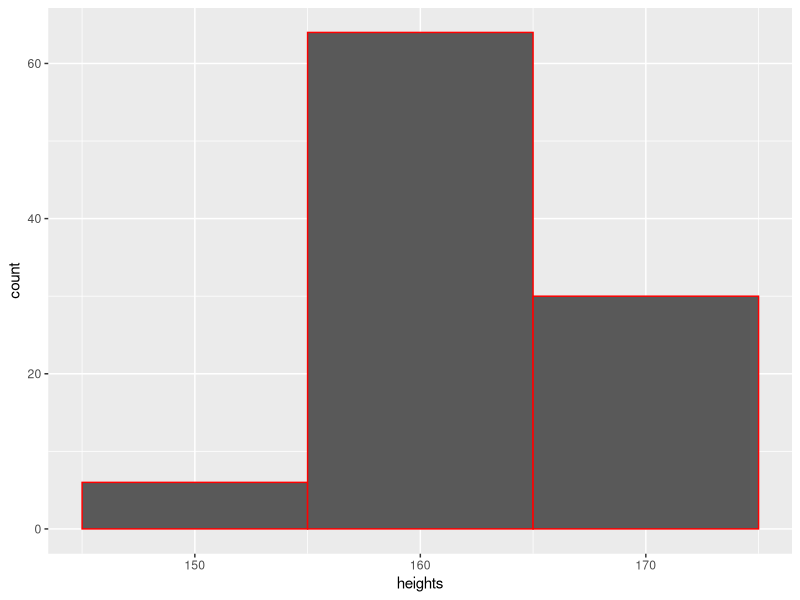
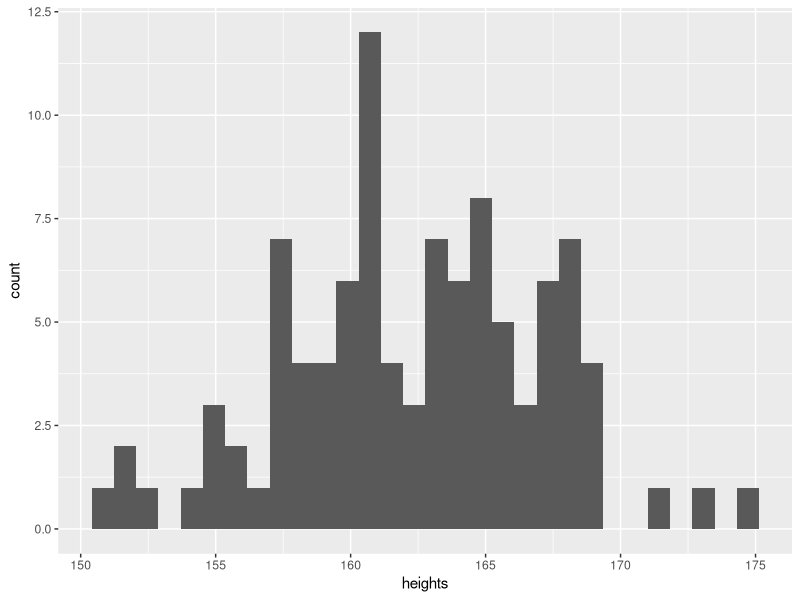
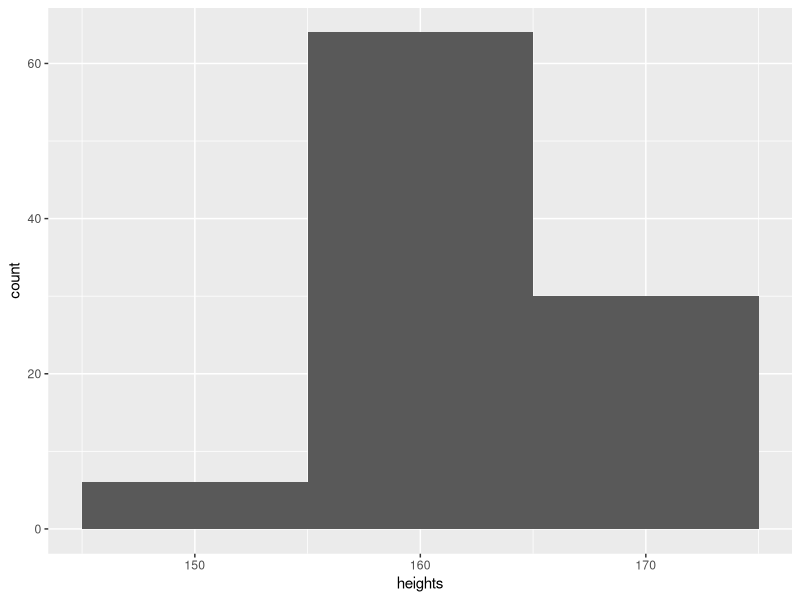
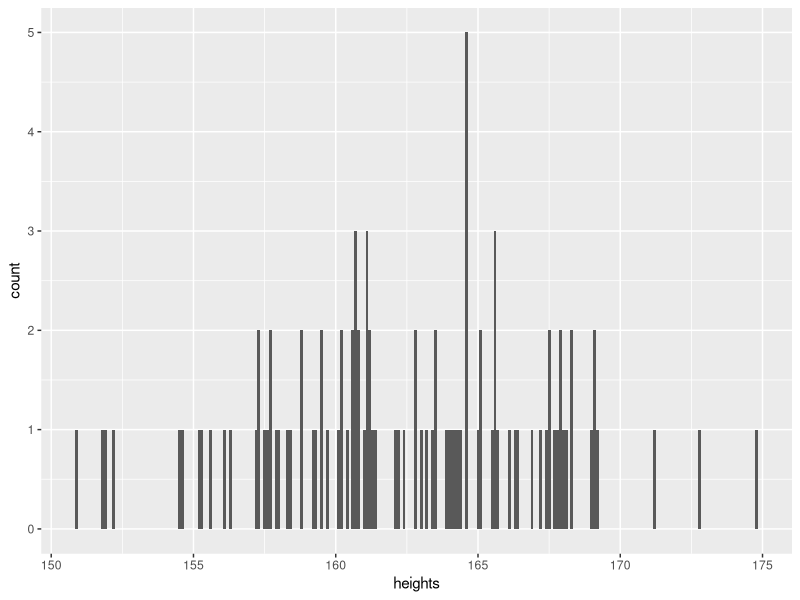
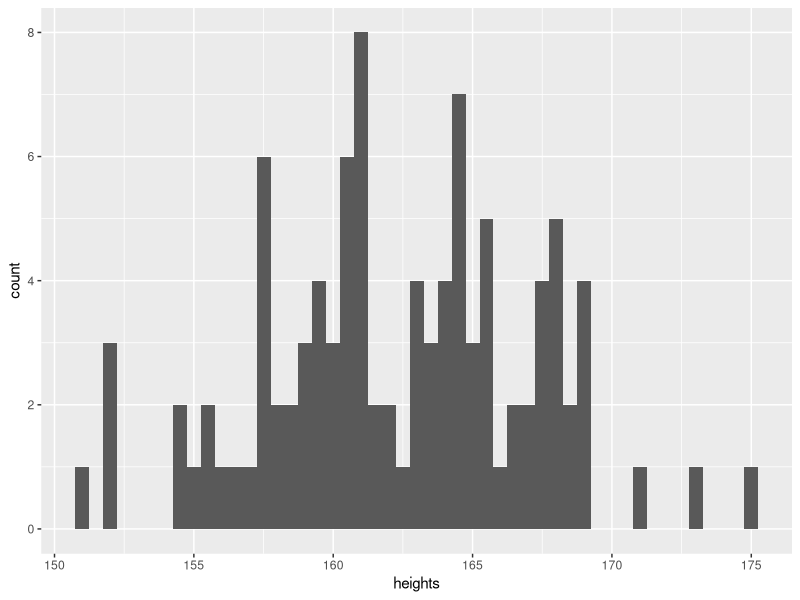
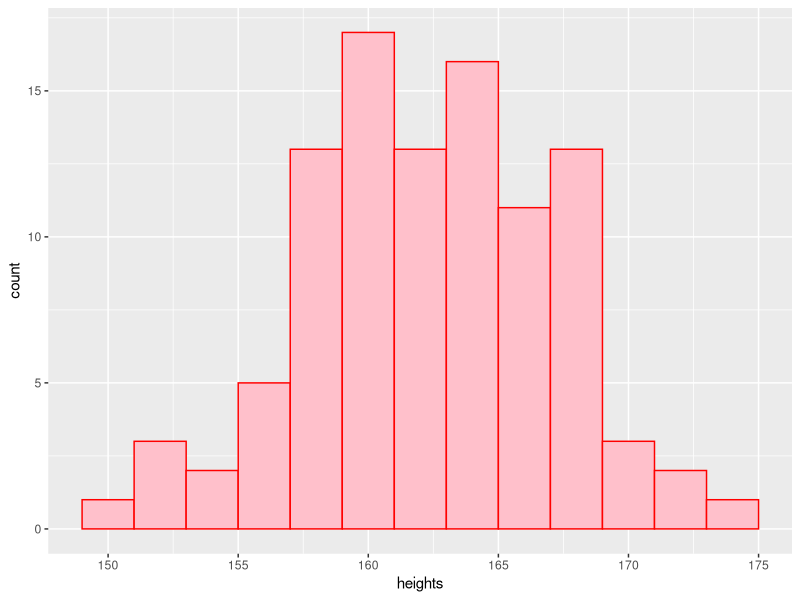

The R source for these figures, in order:
## ---- chunk 1
library(tidyverse)
library(ggplot2)

data <- read_csv("2020heights.csv")
## ---- chunk 2
head(data)

## ---- chunk 3

ggplot(data, aes(heights)) + geom_histogram(binwidth = 10, color="red")

ggplot(data, aes(x=heights)) + geom_histogram()

ggplot(data, aes(x=heights)) + geom_histogram(binwidth = 10)

ggplot(data, aes(x=heights)) + geom_histogram(binwidth = 0.1)

ggplot(data, aes(x=heights)) + geom_histogram(binwidth = 0.5) # choose your own binwidth

ggplot(data, aes(x=heights)) + geom_histogram(binwidth = 2, fill = "pink", color="red")

## ---- chunk 4

data <- data %>% mutate(a=mean(heights))
head(data)

## ---- chunk 5

data <- data %>% mutate(b=sum(heights)) %>% arrange(heights)
head(data)

## ---- chunk 6

data <- data %>% mutate(z_score =(heights-mean(heights))/sd(heights)) %>% arrange(abs(z_score))

